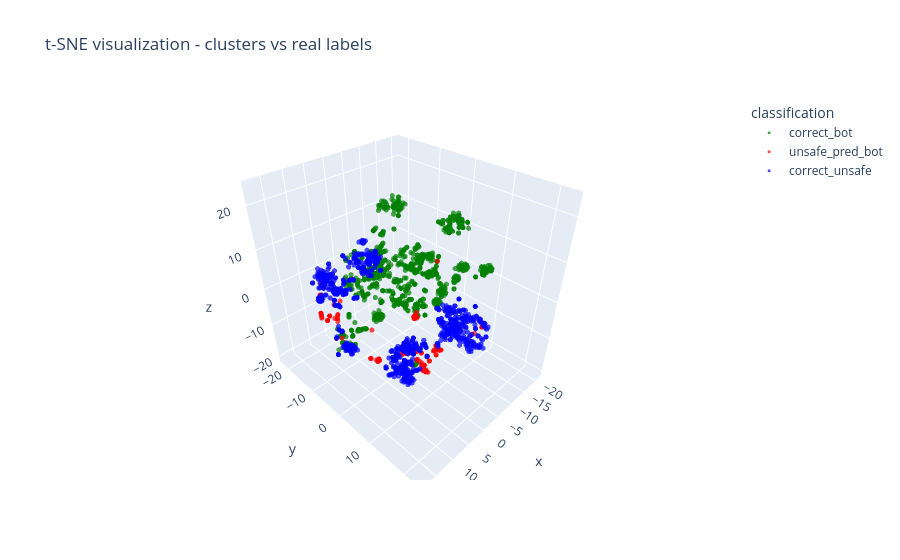
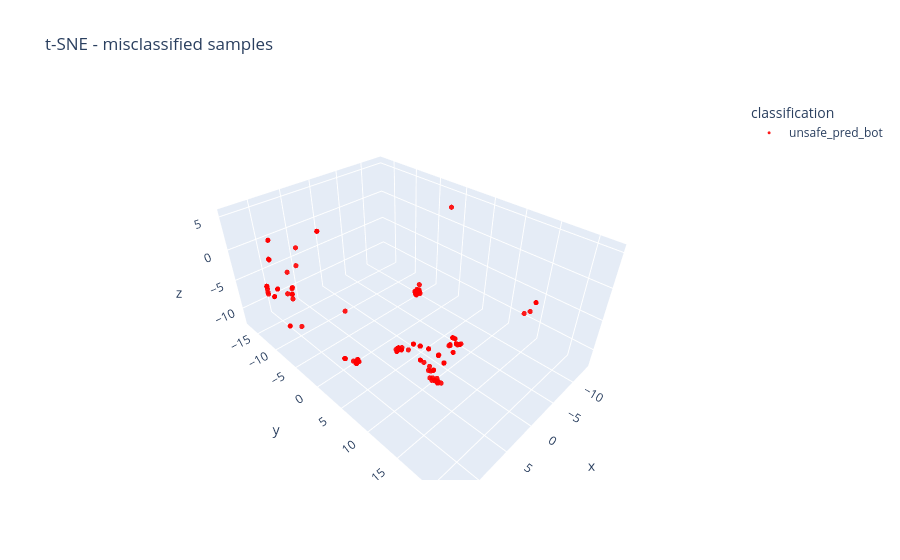

Source (notebook cell) for these figures, in order:
### Code cell
from sentence_transformers import SentenceTransformer

from app.services.request_clustering_service import RequestClusteringPipeline

model = SentenceTransformer('all-MiniLM-L6-v2') 

pipeline = RequestClusteringPipeline(
    embedding_model=model,
    max_header_freq=0.7,
    min_cluster_size=30
)

df_result = pipeline.run(data)

### Figure 1 — Plotly figure (JSON) as saved in the notebook; plotly's stock layout.template omitted (floating-point values rounded to 4 significant figures; data arrays with more than 128 entries replaced by an {"elided": "..."} marker saying what was removed)
{"data": [{"hovertemplate": "classification=correct_bot<br>x=%{x}<br>y=%{y}<br>z=%{z}<extra></extra>", "legendgroup": "correct_bot", "marker": {"color": "green", "opacity": 0.7, "size": 3, "symbol": "circle"}, "mode": "markers", "name": "correct_bot", "scene": "scene", "showlegend": true, "type": "scatter3d", "x": {"elided": "1000 float values"}, "y": {"elided": "1000 float values"}, "z": {"elided": "1000 float values"}}, {"hovertemplate": "classification=unsafe_pred_bot<br>x=%{x}<br>y=%{y}<br>z=%{z}<extra></extra>", "legendgroup": "unsafe_pred_bot", "marker": {"color": "red", "opacity": 0.7, "size": 3, "symbol": "circle"}, "mode": "markers", "name": "unsafe_pred_bot", "scene": "scene", "showlegend": true, "type": "scatter3d", "x": {"elided": "151 float values"}, "y": {"elided": "151 float values"}, "z": {"elided": "151 float values"}}, {"hovertemplate": "classification=correct_unsafe<br>x=%{x}<br>y=%{y}<br>z=%{z}<extra></extra>", "legendgroup": "correct_unsafe", "marker": {"color": "blue", "opacity": 0.7, "size": 3, "symbol": "circle"}, "mode": "markers", "name": "correct_unsafe", "scene": "scene", "showlegend": true, "type": "scatter3d", "x": {"elided": "849 float values"}, "y": {"elided": "849 float values"}, "z": {"elided": "849 float values"}}], "layout": {"legend": {"title": {"text": "classification"}, "tracegroupgap": 0}, "scene": {"domain": {"x": [0, 1], "y": [0, 1]}, "xaxis": {"title": {"text": "x"}}, "yaxis": {"title": {"text": "y"}}, "zaxis": {"title": {"text": "z"}}}, "title": {"text": "t-SNE visualization - clusters vs real labels"}}}

### Figure 2 — Plotly figure (JSON) as saved in the notebook; plotly's stock layout.template omitted (floating-point values rounded to 4 significant figures; data arrays with more than 128 entries replaced by an {"elided": "..."} marker saying what was removed)
{"data": [{"hovertemplate": "classification=unsafe_pred_bot<br>x=%{x}<br>y=%{y}<br>z=%{z}<extra></extra>", "legendgroup": "unsafe_pred_bot", "marker": {"color": "red", "opacity": 0.9, "size": 3, "symbol": "circle"}, "mode": "markers", "name": "unsafe_pred_bot", "scene": "scene", "showlegend": true, "type": "scatter3d", "x": {"elided": "151 float values"}, "y": {"elided": "151 float values"}, "z": {"elided": "151 float values"}}], "layout": {"legend": {"title": {"text": "classification"}, "tracegroupgap": 0}, "scene": {"domain": {"x": [0, 1], "y": [0, 1]}, "xaxis": {"title": {"text": "x"}}, "yaxis": {"title": {"text": "y"}}, "zaxis": {"title": {"text": "z"}}}, "title": {"text": "t-SNE - misclassified samples"}}}
